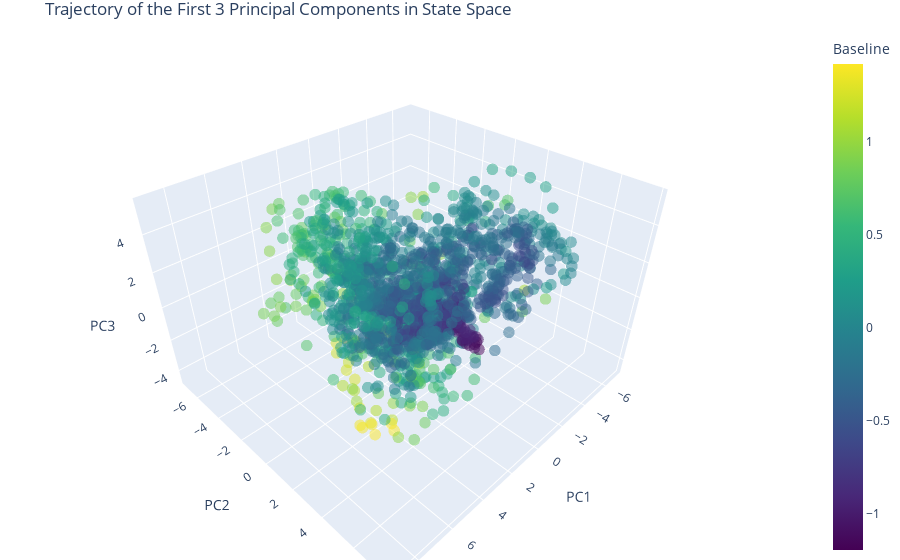

Write notebook code for a chart like this one.
### Code cell
# Extract the first three PCs
pc1 = transformed_data[:, 0]
pc2 = transformed_data[:, 1]
pc3 = transformed_data[:, 2]

# Time steps for coloring
baseline = np.array(param_df.baseline)

# Create the figure
fig = go.Figure(data=[go.Scatter3d(
    x=pc1,
    y=pc2,
    z=pc3,
    mode='markers',
    marker=dict(
        size=4,
        color=baseline,  # Set color to time steps
        colorscale='Viridis',  # Choose a color scale
        colorbar=dict(title='Baseline'),
        opacity=0.5
    )
)])

'''for idx in big_drop_indices:
    fig.add_trace(go.Scatter3d(x=pc1[idx:idx+2], y=pc2[idx:idx+2], z=pc3[idx:idx+2],
                               mode='lines',
                               line=dict(color='red', width=2)))

for idx in big_increase_indices:
    fig.add_trace(go.Scatter3d(x=pc1[idx:idx+2], y=pc2[idx:idx+2], z=pc3[idx:idx+2],
                               mode='lines',
                               line=dict(color='black', width=2)))'''    
# Set the layout of the figure
fig.update_layout(
    title='Trajectory of the First 3 Principal Components in State Space',
    scene=dict(
        xaxis_title='PC1',
        yaxis_title='PC2',
        zaxis_title='PC3'
    ),
    margin=dict(l=0, r=0, b=0, t=30)
)

# Show the figure
fig.show()

### Figure 1 — Plotly figure (JSON) as saved in the notebook; plotly's stock layout.template omitted (floating-point values rounded to 4 significant figures; data arrays with more than 128 entries replaced by an {"elided": "..."} marker saying what was removed)
{"data": [{"marker": {"color": {"elided": "1747 float values"}, "colorbar": {"title": {"text": "Baseline"}}, "colorscale": [[0, "#440154"], [0.1111, "#482878"], [0.2222, "#3e4989"], [0.3333, "#31688e"], [0.4444, "#26828e"], [0.5556, "#1f9e89"], [0.6667, "#35b779"], [0.7778, "#6ece58"], [0.8889, "#b5de2b"], [1, "#fde725"]], "opacity": 0.5, "size": 4}, "mode": "markers", "type": "scatter3d", "x": {"elided": "1747 float values"}, "y": {"elided": "1747 float values"}, "z": {"elided": "1747 float values"}}], "layout": {"margin": {"b": 0, "l": 0, "r": 0, "t": 30}, "scene": {"xaxis": {"title": {"text": "PC1"}}, "yaxis": {"title": {"text": "PC2"}}, "zaxis": {"title": {"text": "PC3"}}}, "title": {"text": "Trajectory of the First 3 Principal Components in State Space"}}}
